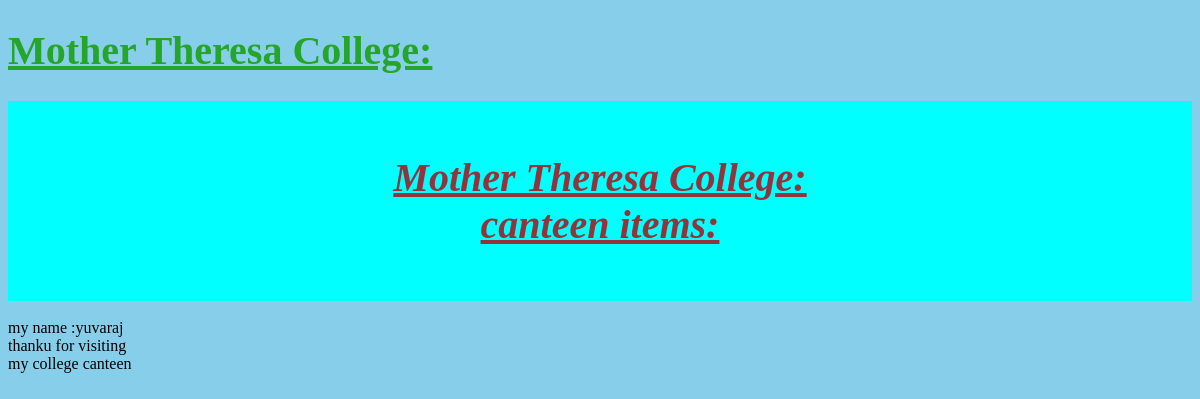
Before: / with the older database file.
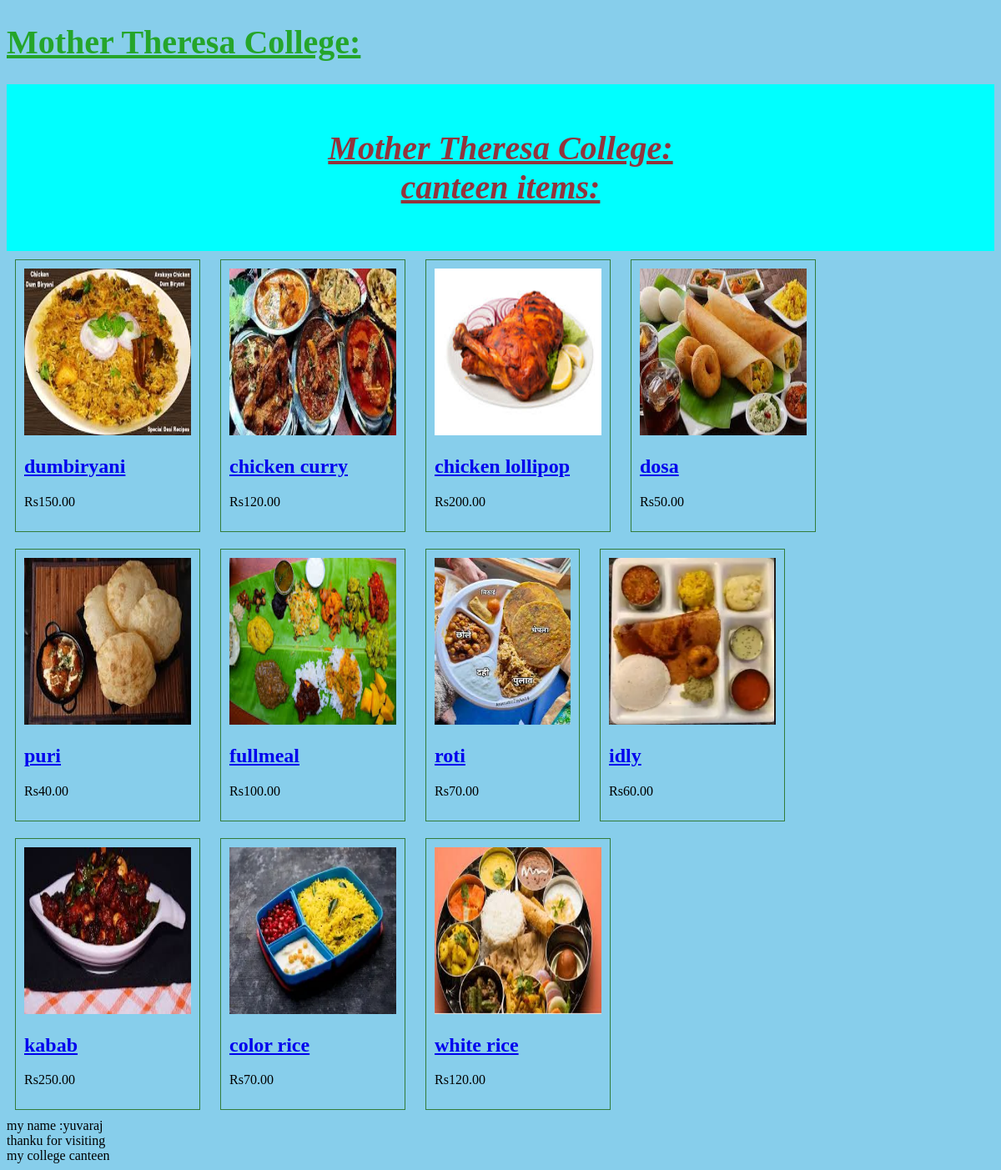
After: the same page with the newer database file.
### canteen/models.py (models this page shows, shortened)
class Product(models.Model):
    name = models.CharField(max_length=100)
    description = models.TextField()
    price = models.DecimalField(max_digits=8, decimal_places=2)
    image = models.ImageField(upload_to='products/', blank=True, null=True)

### canteen/views.py (the view)
# urls.py: path('', views.product_list, name='product_list'),
def product_list(request):
    ob_products = Product.objects.all()
    return render(request, 'product_list.html', {'products': ob_products})

### canteen/templates/product_list.html (shortened to what this page needs)
{% load static %}
<!DOCTYPE html>
<html>
<head>
</head>
<body bgcolor="skyblue">
    <marquee>
<h1  style="margin: left 30px;  font-size: 40px;text-decoration: underline;color: rgb(37, 165, 42);">Mother Theresa College:</h1>
</marquee>
<nav class="nav">
    <h2 style="text-align: center; font-style: italic; font-size: 40px;text-decoration: underline;color: rgb(146, 52, 60);">Mother Theresa College:<br> canteen items:</h2>
</nav>
    {% for product in products %}
        <div class="product">
            {% if product.image %}
                <img src="{{ product.image.url }}" alt="{{ product.name }}">
            {% endif %}
            <h2><a href="{% url 'product_detail' product.pk %}">{{ product.name }}</a></h2>
            <p>Rs{{ product.price }}</p>
        </div>
    {% endfor %}
    <br>
    <h2style="margin: left 30px;  font-size: 40px;text-decoration: underline;color: rgb(37, 165, 42);>my name :yuvaraj<br>thanku for visiting<br>my college canteen</h2>
</body>
</html>

### canteen/templates/product_list.html (style rules this page uses)
img { max-width: 200px;height: 200px; }
.product { border: 1px solid #337c3a; padding: 10px; margin: 10px; display: inline-block; }
.nav { padding: 20px 30px; background-color: aqua; }

Changed rows visible on the page:
added Product: image (picture), name "dumbiryani", price "150.00"
added Product: image (picture), name "chicken curry", price "120.00"
added Product: image (picture), name "chicken lollipop", price "200.00"
added Product: image (picture), name "dosa", price "50.00"
added Product: image (picture), name "puri", price "40.00"
added Product: image (picture), name "fullmeal", price "100.00"
added Product: image (picture), name "roti", price "70.00"
added Product: image (picture), name "idly", price "60.00"
added Product: image (picture), name "kabab", price "250.00"
added Product: image (picture), name "color rice", price "70.00"
added Product: image (picture), name "white rice", price "120.00"
